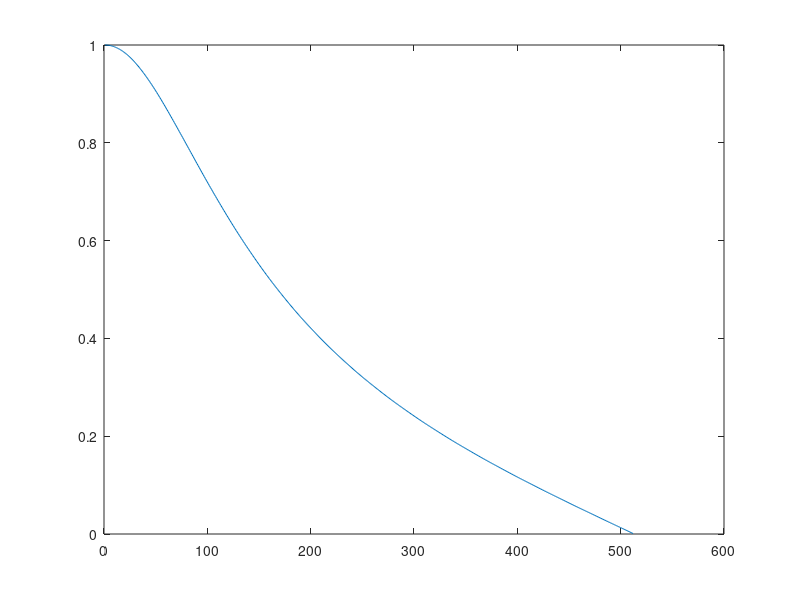

This chart was generated by the following MATLAB code: (Note: this script raises an error after producing the figure.)



figure();
[b,a] = butter(4,0.2,'low');
[h,z] = freqz(b,a);
norm_freq = [0:1/(512-1):1];
plot(norm_freq,abs(h));

[b_1,a_1] =  butter(1,0.2,'low');
[h_1,z_1] = freqz(b_1,a_1);
plot(abs(h_1));

G = 6;
fc = 300;
Q = 0.2; % fb/fc
fs = 8000;

[b_2,a_2] = peaking(G,fc,Q,fs);
[h_2,z_2] = freqz(b_2,a_2);
plot(norm_freq,abs(h_2));
